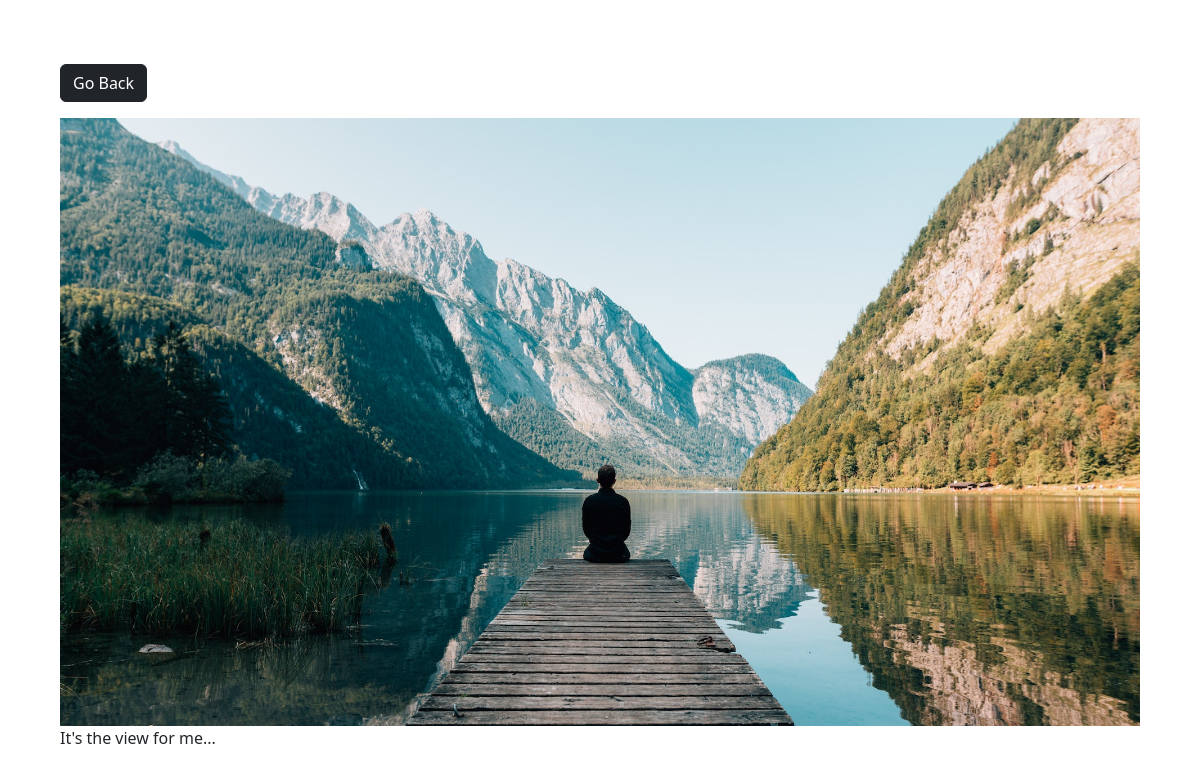
/photo/4/, run on the app's committed database.
### photos/models.py (models this page shows, shortened)
class Photo(models.Model):
    category = models.ForeignKey(Category, on_delete=models.SET_NULL, null=True, blank=True)
    image = models.ImageField(null=False, blank=False)
    description = models.TextField()

### photos/views.py (the view)
# urls.py: path('photo/<str:pk>/', views.viewPhoto, name='photo'),
def viewPhoto(request, pk):
    photo = Photo.objects.get(id=pk)
    return render(request, 'photos/photo.html', {'photo': photo})

### photos/templates/photos/photo.html (shortened to what this page needs)
<!DOCTYPE html>
<html lang="en">
<head>
    <link href="https://cdn.jsdelivr.net/npm/bootstrap@5.2.0/dist/css/bootstrap.min.css" rel="stylesheet"
>
</head>
<body class="m-5">
    <div class="container">
        <div class="row justify-content-center">
            <div class="col">
                <a href="{% url 'gallery' %}" class="btn btn-dark my-3">Go Back</a>
                <div style="height: 90vh;">
                    <img style="max-width: 100%; max-height: 100%;"
                    src="{{photo.image.url}}" alt="">
                    <p>{{photo.description}}</p>
                </div>
            </div>
        </div>
    </div>
</body>
</html>

### data on the page
Photo: image (picture), description "It's the view for me..."
